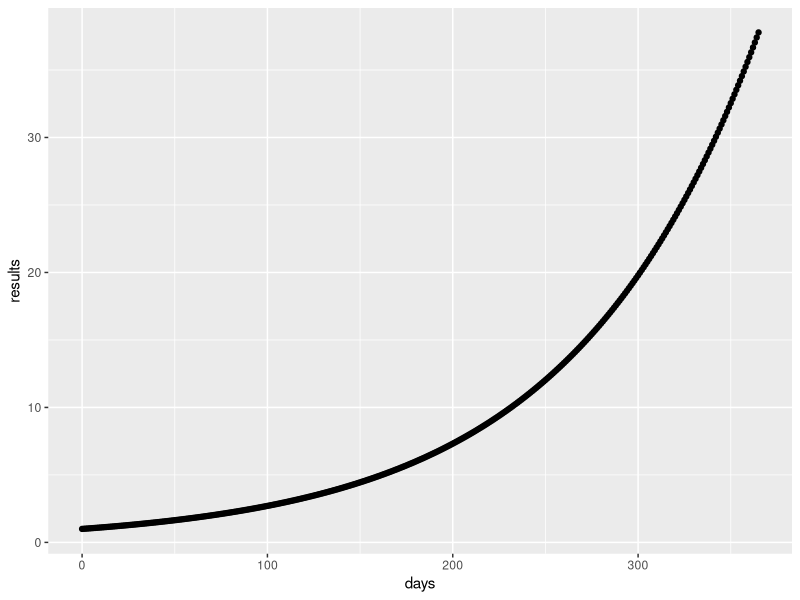
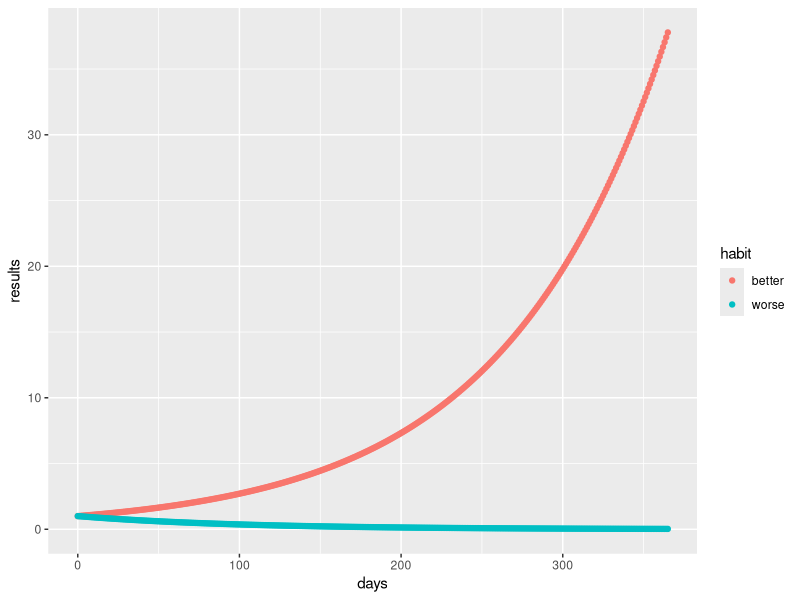
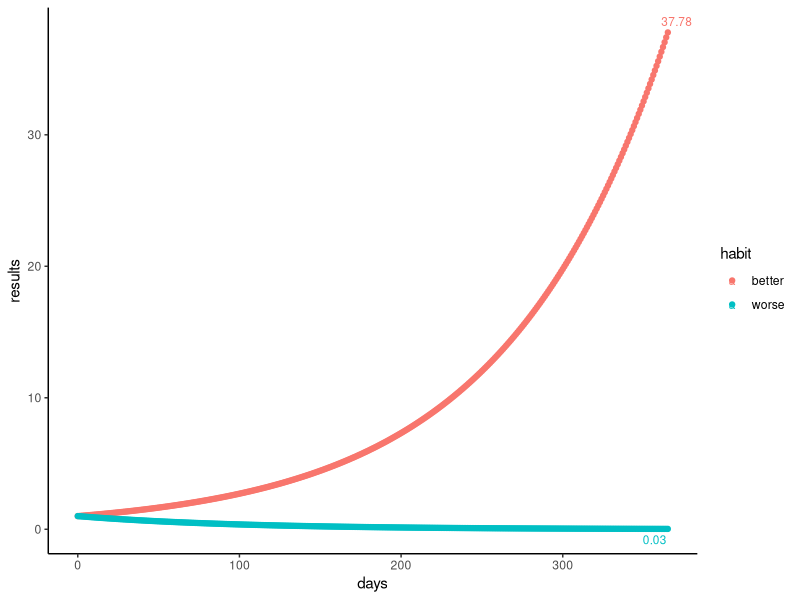

The R source for these figures, in order:
##you get better 1% each day for a year
##you get worse 1% each day for a year
##prepare data

#get better each day
m=NULL
for (i in 1:365){
m[1]=1
m[i+1]=m[i]*1.01
}

#get worse each day
n=NULL
for (i in 1:365){
  n[1]=1
  n[i+1]=n[i]*0.99
}
##get better named 1
better_data=cbind(1,m)
##get worse named 0
worse_data=cbind(0,n)

#create a data frame named as habit_data
habit_data=data.frame(0:365,rbind(better_data,worse_data))
#change the colnames
colnames(habit_data)=c("days","habit","results")
##by now, the full data is prepared and ready to go##

##visualization
##how to combine dplyr with ggplot2
install.packages("dplyr")
library(dplyr)
install.packages("ggplot2")
library(ggplot2)

#draw a graph on the getting better?
habit_data %>% 
  filter(habit==1) %>% 
  ggplot(.,aes(x=days,y=results))+
  geom_point()

##get better and get worse on the same picture
##change numeric values of habit to a categorical
habit_data$habit=ifelse(habit_data$habit==1,"better","worse")
ggplot(habit_data,aes(x=days,y=results,color=habit))+
  geom_point()

###more challenge
##add the ending values to the graph
install.packages("ggrepel")
library(ggrepel)
#create the ending values
habit_data %>% 
  group_by(habit) %>% 
  top_n(1,days)->data_ends
data_ends$results=round(data_ends$results,2)

#name the original graph as g
ggplot(habit_data,aes(x=days,y=results,color=habit))+
  geom_point()->g
##add the lable to graph g, change the picture theme by adding theme_classic()
g+geom_text_repel(aes(label=results),
                  data=data_ends,
                  size=3)+
  theme_classic()
  
